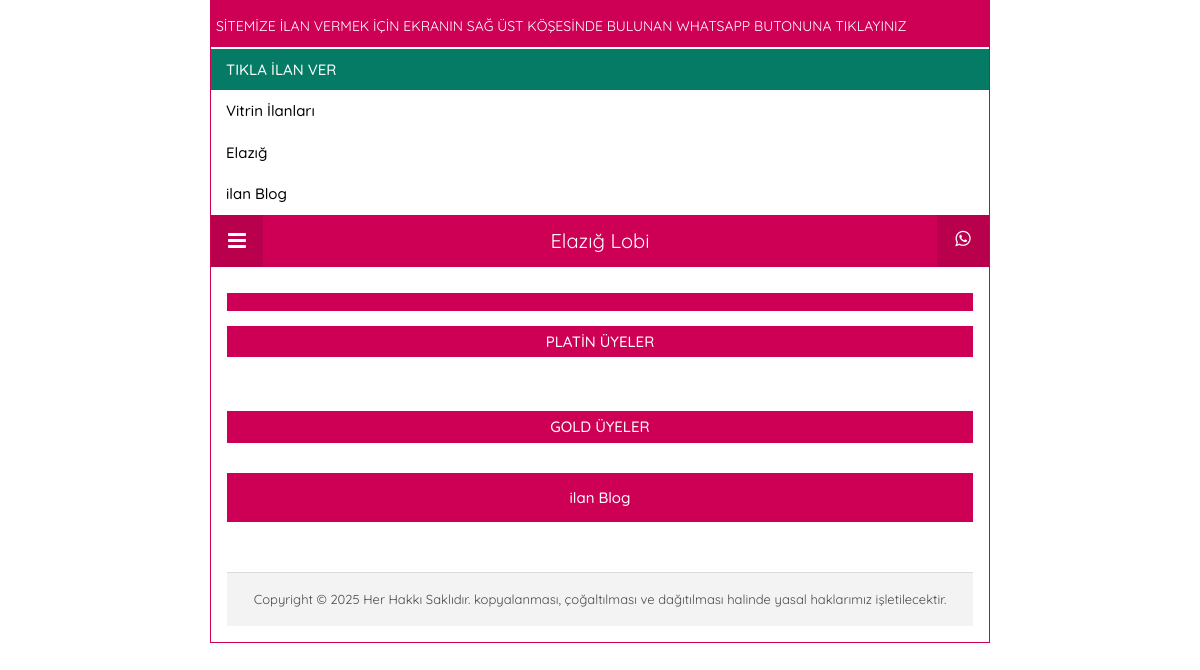
Screenshot of /amp/kategori.php with the database file from the repository.
### tables this page shows
CREATE TABLE `kategori` (
  `id` int(11) NOT NULL,
  `baslik` varchar(255) NOT NULL,
  `odak` varchar(255) NOT NULL,
  `meta` text NOT NULL,
  `anahtar` text NOT NULL,
  `aciklama` longtext DEFAULT NULL,
  `seo` varchar(255) NOT NULL
);

CREATE TABLE `ampayar` (
  `amp_id` int(11) NOT NULL,
  `amp_domain` varchar(255) NOT NULL,
  `amp_sub` varchar(255) DEFAULT NULL,
  `amp_baslik` varchar(150) NOT NULL,
  `amp_iletisim` text NOT NULL,
  `amp_headerarkarenk` varchar(25) DEFAULT NULL,
  `amp_headeryazirenk` varchar(25) DEFAULT NULL,
  `amp_baslikarkarenk` varchar(25) DEFAULT NULL,
  `amp_baslikyazirenk` varchar(25) DEFAULT NULL,
  `amp_ilanarkarenk` varchar(25) DEFAULT NULL,
  `amp_ilanyazirenk` varchar(25) DEFAULT NULL
);

CREATE TABLE `uyeler` (
  `id` int(11) NOT NULL,
  `kategori` int(11) NOT NULL,
  `isim` varchar(255) NOT NULL,
  `telefon` varchar(255) NOT NULL,
  `sehir` varchar(255) NOT NULL,
  `semt` varchar(255) NOT NULL,
  `aciklama` longtext NOT NULL,
  `meta` text NOT NULL,
  `anahtar` text NOT NULL,
  `odak_kelime` varchar(255) NOT NULL,
  `odak_link` varchar(255) NOT NULL,
  `seviye` varchar(255) NOT NULL,
  `resim` varchar(255) DEFAULT NULL,
  `seo` varchar(255) NOT NULL,
  `durum` varchar(255) NOT NULL,
  `tarih` varchar(255) NOT NULL,
  `btarih` varchar(255) NOT NULL,
  `sira` int(11) NOT NULL,
  `hit` int(11) NOT NULL
);

CREATE TABLE `ayarlar` (
  `id` int(11) NOT NULL,
  `siteadi` text NOT NULL,
  `logoyazi` varchar(20) NOT NULL,
  `meta` text NOT NULL,
  `anahtar` text NOT NULL,
  `telefon` text NOT NULL,
  `telefonyazi` text NOT NULL,
  `siteurl` text NOT NULL,
  `ampurl` text NOT NULL,
  `anasayfa` longtext NOT NULL,
  `yanpanel` longtext NOT NULL,
  `copyright` varchar(255) NOT NULL,
  `yanpanelbaslik` varchar(255) NOT NULL,
  `ustalanyazisi` text NOT NULL,
  `head` longtext NOT NULL,
  `footer` longtext NOT NULL,
  `mapsapi` text DEFAULT NULL,
  `analytics` varchar(50) DEFAULT NULL,
  `renk_arka` varchar(50) NOT NULL,
  `renk_headerarka` varchar(50) NOT NULL,
  `renk_headeryazi` varchar(50) NOT NULL,
  `renk_paketbaslik` varchar(50) NOT NULL,
  `renk_paketyazi` varchar(50) NOT NULL
);

### include/connect.php (called while the page is built)
<?php
$DB_HOST = "localhost";
$DB_NAME = "u968988525_esc23db";
$DB_USER = "u968988525_esc23dk";
$DB_PASS = "VsTd~=W9i+VsTd~=W9i+";
try{
$conn = new PDO("mysql:host=$DB_HOST;dbname=$DB_NAME;charset=utf8", $DB_USER , $DB_PASS);
$conn->query("SET CHARACTER SET utf8mb4");
} catch ( PDOException $e ) {
print $e->getMessage();
}
$SiteBilgi = $conn->query("SELECT * FROM ayarlar")->fetch(PDO::FETCH_ASSOC);
$AmpBilgi = $conn->query("SELECT * FROM ampayar")->fetch(PDO::FETCH_ASSOC);
?>

### amp/fonksiyon.php (called while the page is built)
<?php
$SiteAdresi = $AmpBilgi['amp_domain'];
$SubAdresi  = $AmpBilgi['amp_sub'];
if($SubAdresi == '' || $SubAdresi == NULL){
$YeniAdres = str_replace(''.$SiteAdresi, 'https://'.str_replace('.', '-', $SiteAdresi).'.cdn.ampproject.org/c/'.$SiteAdresi.'/amp', $SiteAdresi);
}else{
$YeniAdres = str_replace(''.$SiteAdresi, 'https://'.$SubAdresi.'-'.str_replace('.', '-', $SiteAdresi).'.cdn.ampproject.org/c/'.$SubAdresi.'.'.$SiteAdresi.'/amp', $SiteAdresi);
}
?>

### amp/kategori.php (the view, shortened to what this page needs)
<?php require_once("../include/connect.php"); require_once("fonksiyon.php");
$katid	= htmlspecialchars($_GET['id'], ENT_QUOTES, 'utf-8');
$kategoriCek	= $conn->prepare("select * from kategori where id = ?");
$kategoriCek->execute(array($katid));
$kat = $kategoriCek->fetch();
?>
<!doctype html>
<html lang="tr-TR" amp>
<head>
<link rel='stylesheet' id='font-awesome-css'  href='https://maxcdn.bootstrapcdn.com/font-awesome/4.7.0/css/font-awesome.min.css?ver=4.9.3' type='text/css' media='all' />
</head>
<body class="home blog body">
<div class="istanbul-amp-wrapper">
<?php require_once('menu.php'); ?>
<div class="wrap">
<div class="text-center sitebaslik"><h1><?php echo $kat["baslik"]; ?></h1></div>
<h4 class="text-center paketbaslik">PLATİN ÜYELER</h4>
<?php $Platins = $conn->prepare("select * from uyeler where durum=? and seviye=? order by sira asc");
$Platins->execute(array('Yayında', 'platin'));
$count = $Platins->rowcount();
if ($count > 0){
while($Platin = $Platins->fetch()){
?>
<a href="<?php echo $YeniAdres; ?>/ilan-<?php echo $Platin['seo']; ?>-<?php echo $Platin['id']; ?>.html"><amp-img src="../modelresim/<?php echo $Platin['resim']; ?>" alt="<?php echo $Platin['isim']; ?>" class="platin" width="900" height="300" layout="responsive"></amp-img></a>
<?php }}else{ echo '<div class="text-center small">PLATİN ilan BAYAN İLANLARI HAZIRLANIYOR...</div>';} ?>
<div class="margintop20 clearfix"></div>
<h4 class="text-center paketbaslik">GOLD ÜYELER</h4>
<?php $Golds = $conn->prepare("select * from uyeler where durum=? and seviye=? order by sira asc");
$Golds->execute(array('Yayında', 'gold'));
$count = $Golds->rowcount();
if ($count > 0){
while($Gold = $Golds->fetch()){
?>
<a href="<?php echo $YeniAdres; ?>/ilan-<?php echo $Gold['seo']; ?>-<?php echo $Gold['id']; ?>.html"><amp-img src="../modelresim/<?php echo $Gold['resim']; ?>" alt="<?php echo $Gold['isim']; ?>" class="vip" width="900" height="400" layout="responsive"></amp-img></a>
<?php }}else{ echo '<div class="text-center small">GOLD ilan BAYAN İLANLARI HAZIRLANIYOR...</div>'; } ?>
<div class="text-center sitebaslik"><h1>ilan Blog</h1></div>
<div class="blog-liste">
</div>
<footer class="istanbul-amp-footer ">
<div class="istanbul-amp-copyright"><?php echo $SiteBilgi["copyright"]; ?></div>
</footer>
</div>
</div>
</body>
</html>

### amp/menu.php
<amp-sidebar id="istanbul-ampSidebar" class="istanbul-amp-sidebar" layout="nodisplay" side="left"><div class="sidebar-container"><button on="tap:istanbul-ampSidebar.close" class="close-sidebar" tabindex="11" role="button"><i class="fa fa-caret-left" aria-hidden="true"></i></button><div class="sidebar-brand type-text"><div class="brand-description">SİTEMİZE İLAN VERMEK İÇİN EKRANIN SAĞ ÜST KÖŞESİNDE BULUNAN WHATSAPP BUTONUNA TIKLAYINIZ</div></div><div class="amp-menu"><a class="ilanver" href="<?php echo $AmpBilgi["amp_iletisim"]; ?>">TIKLA İLAN VER</a><a href="<?php echo $YeniAdres; ?>/">Vitrin İlanları</a><?php		$query = $conn->query("SELECT * FROM kategori ORDER BY baslik ASC");$count = $query->rowcount();if ($count > 0){ while($kategori = $query->fetch()){?><a href="<?php echo $YeniAdres; ?>/kategori-<?php echo $kategori['seo']; ?>-<?php echo $kategori['id']; ?>.html"><?php echo $kategori["baslik"]; ?></a><?php } ?><?php } else{ } ?><a href="<?php echo $YeniAdres; ?>/Blog.html">ilan Blog</a>  </div></div></amp-sidebar><header itemscope itemtype="https://schema.org/WPHeader" class="site-header"><button class="fa fa-bars navbar-toggle" on="tap:istanbul-ampSidebar.toggle" tabindex="10" role="button"></button><a href="<?php echo $YeniAdres; ?>/" class="branding text-logo "><?php echo $AmpBilgi["amp_baslik"]; ?></a><a target="_blank" href="<?php echo $AmpBilgi["amp_iletisim"]; ?>" class="navbar-search"><i class="fa fa-whatsapp" aria-hidden="true"></i></a></header>

### amp/kategori.php (style rules this page uses)
body { -webkit-animation:-amp-start 8s steps(1,end) 0s 1 normal both;-moz-animation:-amp-start 8s steps(1,end) 0s 1 normal both;-ms-animation:-amp-start 8s steps(1,end) 0s 1 normal both;animation:-amp-start 8s steps(1,end) 0s 1 normal both }

### rows the page displays
kategori: baslik "Elazığ"
ampayar: amp_baslik "Elazığ Lobi"
ayarlar: copyright "Copyright © 2025 Her Hakkı Saklıdır. kopyalanması, çoğaltılması ve dağıtılması halinde yasal haklarımız işletilecektir."
